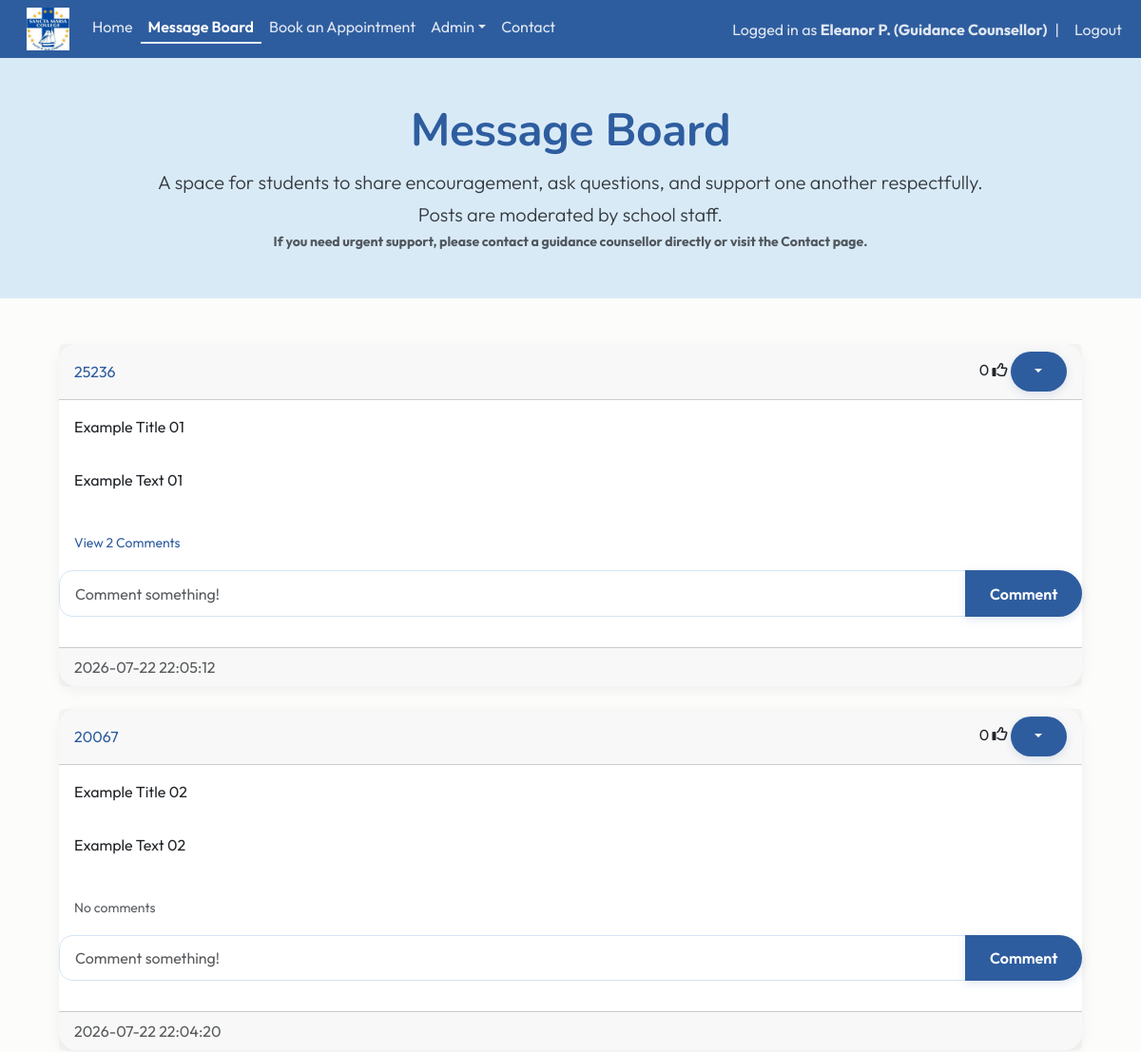
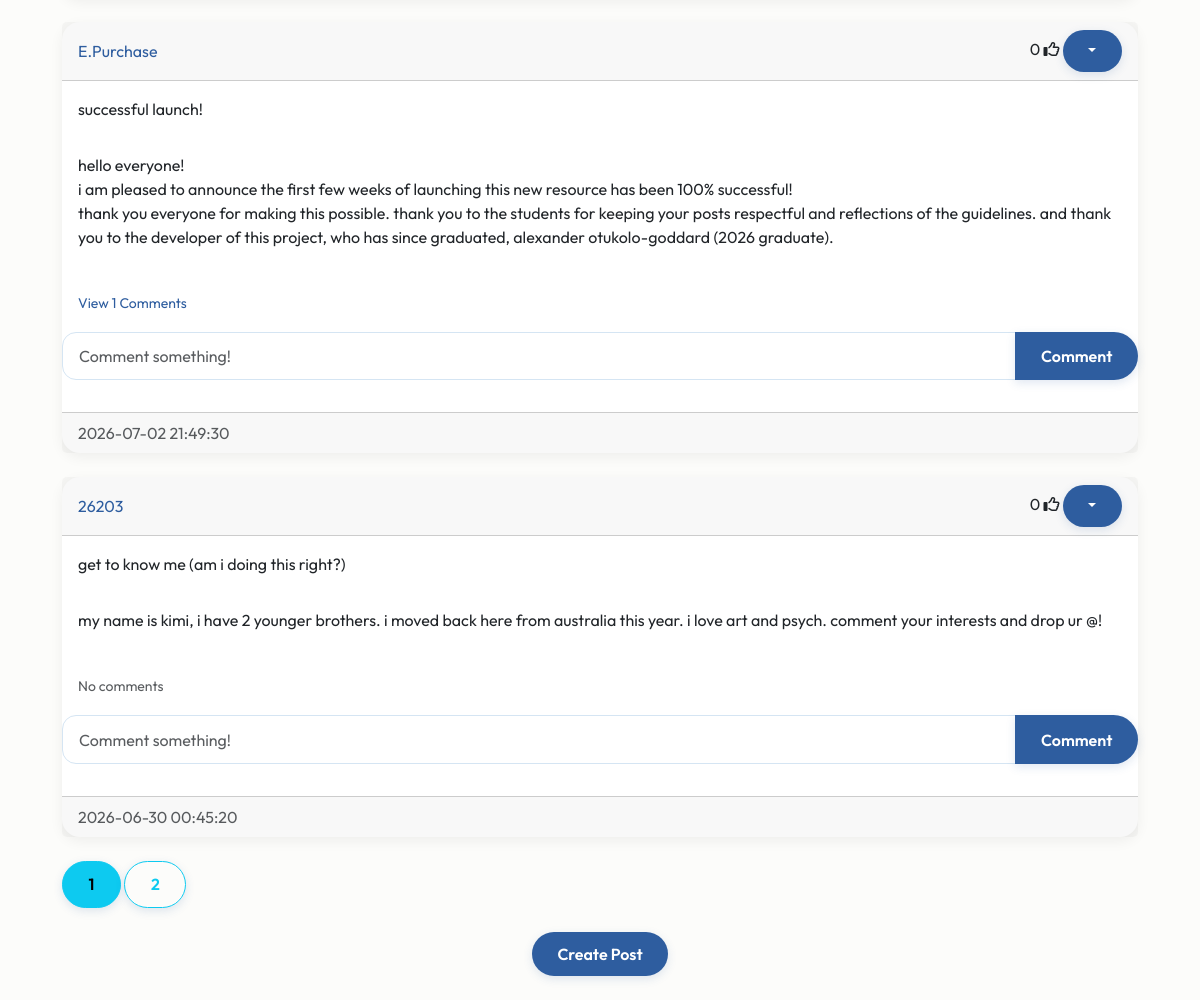
/blog (signed in), run on the app's committed database (2 pictures, top to bottom).
### website/models.py (models this page shows)
class User(db.Model, UserMixin):
    id = db.Column(db.Integer, primary_key=True)
    email = db.Column(db.String(150), unique=True)
    fname = db.Column(db.String(20))
    lname = db.Column(db.String(20))
    username = db.Column(db.String(150), unique=True)
    role = db.Column(db.String(150))
    password = db.Column(db.String(150))
    date_created = db.Column(db.DateTime(timezone=True), default=func.now())
    posts = db.relationship("Post", backref="user", cascade="all, delete-orphan")
    comments = db.relationship("Comment", backref="user", cascade="all, delete-orphan")
    likes = db.relationship("Like", backref="user", cascade="all, delete-orphan")
    appointments = db.relationship('Appointment', foreign_keys="Appointment.counsellor_id", back_populates="counsellor")

class Post(db.Model):
    id = db.Column(db.Integer, primary_key=True)
    title = db.Column(db.String(150), unique=False)
    content = db.Column(db.Text, nullable=False)
    date_created = db.Column(db.DateTime(timezone=True), default=func.now())
    author = db.Column(db.Integer, db.ForeignKey('user.id', ondelete="CASCADE"), nullable=False)
    comments = db.relationship('Comment', backref='post', cascade="all, delete-orphan")
    likes = db.relationship('Like', backref='post', cascade="all, delete-orphan")

### website/views.py (the view)
@views.route("/blog")
@login_required
def blog():
    page = request.args.get('page', 1, type=int)
    posts = Post.query.order_by(Post.date_created.desc()).paginate(page=page, per_page=4)
    return render_template("blog.html", user=current_user, posts=posts, endpoint='views.blog')

### website/__init__.py (called while the page is built)
def create_app():
    app = Flask(__name__)
    app.config['SECRET_KEY'] = "DQiAlMIU5u5eeLDw4KPMHx4d"
    app.config['SQLALCHEMY_DATABASE_URI'] = f'sqlite:///{DB_NAME}'
    db.init_app(app)
    from .views import views
    from .auth import auth
    app.register_blueprint(views, url_prefix="/")
    app.register_blueprint(auth, url_prefix="/")
    from .models import User, Post
    with app.app_context():
        db.create_all()
    login_manager = LoginManager()
    login_manager.login_view = "auth.login"
    login_manager.init_app(app)
    @login_manager.user_loader
    def load_user(id):
        return User.query.get(int(id))
    return app

### website/templates/blog.html
{% extends "posts_div.html"%} {% block title %} Message Board {% endblock %}

### website/templates/posts_div.html (shortened to what this page needs)
{% extends "template.html"%} {% block title %} Message Board {% endblock %}
{% block content%}
<section class="hero hero-small mb-5">
    <div class="container text-center">
        <h1 class="display-5 fw-bold">Message Board</h1>
        <p class="lead">A space for students to share encouragement, ask questions, and support one another respectfully. <br>
            Posts are moderated by school staff.</p>
        <p class="small text-muted"><strong>If you need urgent support, please contact a guidance counsellor directly or visit the Contact page.</strong></p>
    </div>
</section>
<div class="container">
    <div id="posts">
        {% for post in posts %}
        <div class="card border-dark">
            <div class="card-header d-flex justify-content-between align-items-center">
                <a href="/posts/{{post.user.username}}">{{post.user.username}}</a>
                <div>
                    <span id="likes-count-{{post.id}}">{{ post.likes|length }}</span>
                    {% if user.id in post.likes|map(attribute="author")|list %}
                    <i class="fas fa-thumbs-up" id="like-button-{{post.id}}" onclick="like({{post.id}})"></i>
                    {% else %}
                    <i class="far fa-thumbs-up" id="like-button-{{post.id}}" onclick="like({{post.id}})"></i>
                    {% endif %}
                        {% if user.id == post.author or user.role == "Teacher" or user.role == "Guidance Counsellor" %}
                        <div class="btn-group">
                            <button type="button" class="btn btn-primary btn-sm dropdown-toggle" data-bs-toggle="dropdown"></button>
                        </div>
                        {% endif %}
                </div>
            </div>
            <div class ="card-body">
                <div class="card-text">{{post.title}}</div>
            </div>
            <div class ="card-body">
                <div class="card-text">{{post.content | replace('\n', '<br>') | safe}}</div>
            </div>
            <br/>
            <p class="card-text ms-3">
                {% if post.comments|length > 0 %}
                <a data-bs-toggle="collapse" href="#comments-{{post.id}}" role="button">
                    <small>View {{post.comments|length}} Comments</small>
                </a>
                {% else %}
                <small class="text-muted">No comments</small>
                {% endif %}
            </p>
            <form class="input-group mb-3" method="POST" action="/create-comment/{{post.id}}">
                <input type="text" id="text" name="text" class="form-control" placeholder="Comment something!"/>
                <button type="submit" class="btn btn-primary">Comment</button>
            </form >
            <div class ="card-footer text-muted">{{post.date_created}}</div>
        </div>
        <br/>
        {% endfor %}
    </div>
    {% for page_num in posts.iter_pages(left_edge=1, right_edge=1, left_current=1, right_current=2) %}
    {% if page_num %}
    {% if endpoint == 'views.posts' %}
    {% set page_url = url_for(endpoint, username=username, page=page_num) %}
    {% else %}
    {% set page_url = url_for(endpoint, page=page_num) %}
    {% endif %}
    {% if posts.page == page_num %}
    <a class="btn btn-info mb-4" href="{{ page_url }}">{{page_num}}</a>
    {% else %}
    <a class="btn btn-outline-info mb-4" href="{{ page_url }}">{{page_num}}</a>
    {% endif %}
    {% else %}
    ...
    {% endif %}
    {% endfor %}
    {% block footer %}
    <div align="center">
        <a href="/create-post">
            <button type="button" class="btn btn-primary btn-large">
                Create Post
            </button>
        </a>
    </div>
    <br/>
</div>
{% endblock %}
{% endblock %}

### website/templates/template.html (shortened to what this page needs)
<!DOCTYPE html>
<html>
    <head>
        <link href="https://cdn.jsdelivr.net/npm/bootstrap@5.3.8/dist/css/bootstrap.min.css" rel="stylesheet">
        <link rel="stylesheet" type="text/css" href="{{ url_for('static', filename='main.css') }}">
    </head>
    <body>
        <nav class="navbar navbar-expand-lg">
            <div class="container-fluid">
              <div class="collapse navbar-collapse" id="navbarSupportedContent">
                <ul class="navbar-nav me-auto mb-2 mb-lg-0">
                  <li class="nav-item">
                      <a class="navbar-brand" href="/home">
                          <img src="{{ url_for('static', filename='img/schoollogo.jpg') }}" width="45px" height="45px">
                      </a>
                  </li>
                  <li class="nav-item">
                      <a class="nav-link {% if request.path == '/home' %}active{% endif %}" href="/home">Home</a>
                  </li>
                  {% if user.is_authenticated %}
                  <li class="nav-item">
                    <a class="nav-link {% if request.path == '/blog' %}active{% endif %}" href="/blog">Message Board</a>
                  </li>
                  <li class="nav-item">
                      <a class="nav-link {% if request.path == '/book-appointment' %}active{% endif %}" href="/book-appointment">Book an Appointment</a>
                  </li>
                  {% if current_user.role == "Guidance Counsellor" %}
                  <li class="nav-item dropdown">
                    <a class="nav-link dropdown-toggle {% if request.path in ['/notifications', '/permissions'] %}active{% endif %}" href="#" role="button" data-bs-toggle="dropdown" aria-expanded="false">Admin</a>
                  </li>
                  {% endif %}
                  {% endif %}
                  <li class="nav-item">
                      <a class="nav-link {% if request.path == '/contact' %}active{% endif %}" href="/contact">Contact</a>
                  </li>
                </ul>
                <ul class="navbar-nav ms-auto align-items-center">
                {% if user.is_authenticated %}
                <li class="nav-item">
                    <span class="navbar-text">
                        Logged in as <strong>{{ user.fname }} {{ user.lname[0] }}. ({{ user.role }})</strong>
                    </span>
                </li>
                <li class="nav-item mx-2">
                    <span class="navbar-text">|</span>
                </li>
                <li class="nav-item">
                    <a class="nav-link py-0" href="/logout">Logout</a>
                </li>
                {% endif %}
                </ul>
              </div>
            </div>
          </nav>
        <main>{% block content %} {% endblock %}</main>
      </body>
</html>

### website/static/main.css (style rules this page uses)
:root { --navy: #2E5D9F; --blue: #5D8CC7; --seafoam: #e7f3fc; --light-blue: #F5FAFE; --cream: #FCFCFA; --text: #343A40; --danger: #C86B6B; --radius: 18px; --section-padding: 6rem; }
.navbar { background-color:var(--navy); }
.navbar .nav-link, .navbar .navbar-text { color: rgba(255,255,255,0.85); transition: 0.2s ease; }
.navbar .nav-link.active { color: #FFFFFF; font-weight: 600; border-bottom: 2px solid var(--seafoam); padding-bottom: 4px; }
body { background-color: var(--cream); color: var(--text); font-family: 'Outfit', Arial, sans-serif; }
h1,h2,h3 { font-family: 'Nunito', Arial, sans-serif; font-weight: 700; }
p { line-height:1.7; }
.hero { background: #D9EAF7; min-height: 500px; display: flex; align-items: center; }
.hero-small { background: #D9EAF7; min-height: 220px; display: flex; align-items: center; padding: 3rem 0; margin-bottom:3rem; }
.hero h1 { color: var(--navy); font-family: 'Nunito', sans-serif; font-weight: 800; letter-spacing: -0.5px; }
.hero p { max-width:700px; margin:auto; }
.hero .lead { max-width:900px; margin:0 auto; }
.container { max-width: 1100px; }
.card { border: none; border-radius: var(--radius); box-shadow: 0 4px 14px rgba(0,0,0,0.06); transition: transform 0.25s ease, box-shadow 0.25s ease; }
.card a:not(.btn) { color:var(--navy); text-decoration:none; transition:.2s ease; }
.btn { border-radius: 30px; padding: .65rem 1.6rem; font-weight: 600; transition: all .25s ease; box-shadow: 0 3px 10px rgba(46,93,159,.15); }
.btn-primary { background: var(--navy); border: none; color: white; }
form { padding-bottom:1rem; }
.form-control, .form-select { border-radius:14px; border:1px solid #D5E5F3; padding:.7rem 1rem; }

### data on the page
User: fname "Eleanor", lname "P", role "Guidance Counsellor"
Post: user.username "25236", likes|length "0", title "Example Title 01", content "Example Text 01", comments|length "2", date_created "2026-07-22 22:05:12"
Post: user.username "20067", likes|length "0", title "Example Title 02", content "Example Text 02", shows "No comments", date_created "2026-07-22 22:04:20"
Post: user.username "E.Purchase", likes|length "0", title "successful launch!", content "hello everyone! i am pleased to announce the first few weeks of launching this new resource has been 100% successful! thank you everyone for making this possible. thank you to the students for keeping your posts respectful and reflections of the guidelines. and thank you to the developer of this project, who has since graduated, alexander otukolo-goddard (2026 graduate).", comments|length "1", date_created "2026-07-02 21:49:30"
Post: user.username "26203", likes|length "0", title "get to know me (am i doing this right?)", content "my name is kimi, i have 2 younger brothers. i moved back here from australia this year. i love art and psych. comment your interests and drop ur @!", shows "No comments", date_created "2026-06-30 00:45:20"

### other printed values
{{ page_num }} "1"
{{ page_num }} "2"
